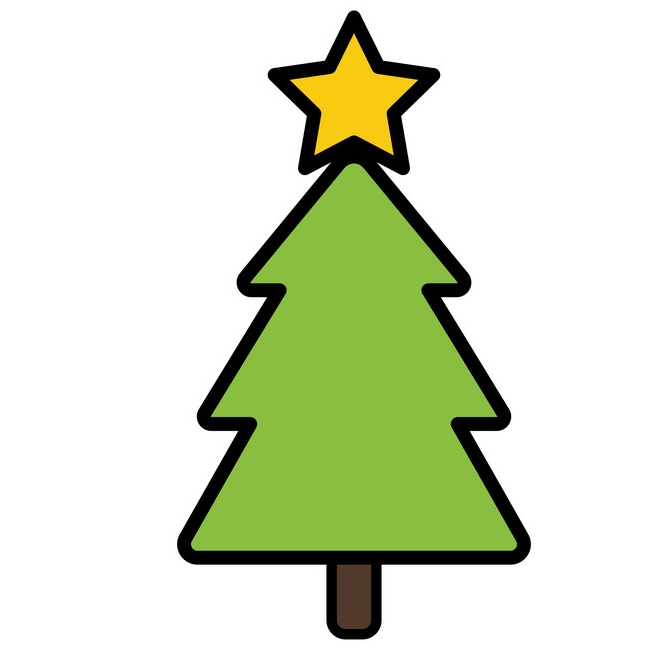
#> input picture light_painting/script/tree.jpg, 661 x 652 px
$ python canny.py   (older library calls are emulated)
#> lines starting #> are read from the running program, lines starting #| are printed output that depends on the picture; after the words box and inside, x2 and y2 are one past the last pixel; in counts of white or black regions, pixels touching at a corner belong together
import cv2
import numpy as np

# Read the original image
img = cv2.imread('tree.jpg')
#> img is the input picture: shape (652, 661, 3); mean B, G, R 199.7, 224.6, 216.3
img2 = cv2.imread('cube.png')
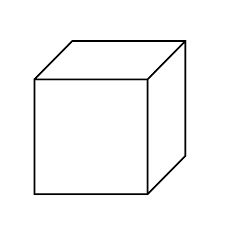
#> input picture light_painting/script/cube.png, 225 x 225 px
#> img2 is the input picture: shape (225, 225, 3); min 0, max 255, mean 247.4

# Display original image
cv2.imshow('Original', img)
cv2.imshow('Original2', img2)

# Convert to graycsale
img_gray = cv2.cvtColor(img, cv2.COLOR_BGR2GRAY)
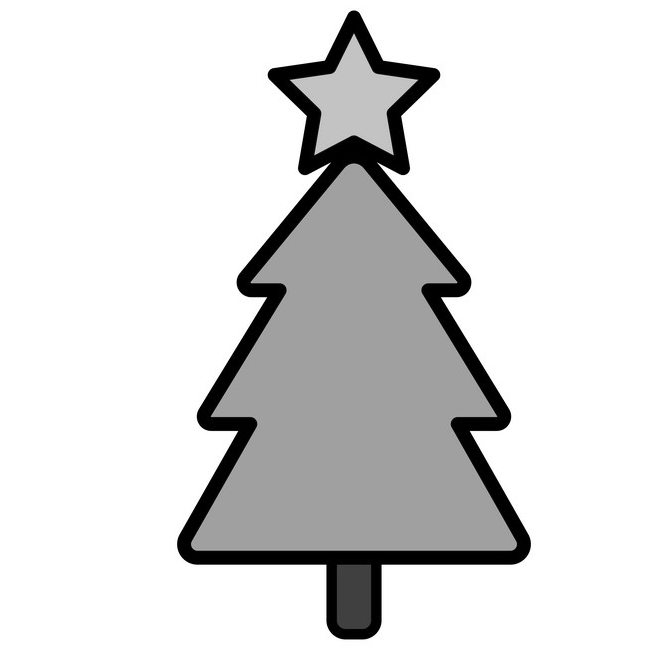
#> img_gray: shape (652, 661); min 0, max 255, mean 219.3
img2_gray = cv2.cvtColor(img2, cv2.COLOR_BGR2GRAY)

# Blur the image for better edge detection
img_blur = cv2.GaussianBlur(img_gray, (3,3), 0)
img2_blur = cv2.GaussianBlur(img2_gray, (3,3), 0)
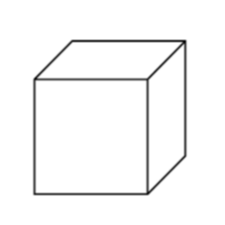
#> img2_blur: shape (225, 225); min 0, max 255, mean 247.4


# # Sobel Edge Detection
# sobel = cv2.Sobel(src=img_blur, ddepth=cv2.CV_64F, dx=1, dy=1, ksize=3) # Combined X and Y Sobel Edge Detection
# # Display Sobel Edge Detection Images
# cv2.imshow('Sobel X and Y', sobel)

# cv2.waitKey(0)
# cv2.destroyAllWindows()

# Canny
# Edge Detection
t1 = 100
t2 = 200
edges = cv2.Canny(image=img_blur, threshold1=t1, threshold2=t2) # Canny Edge Detection
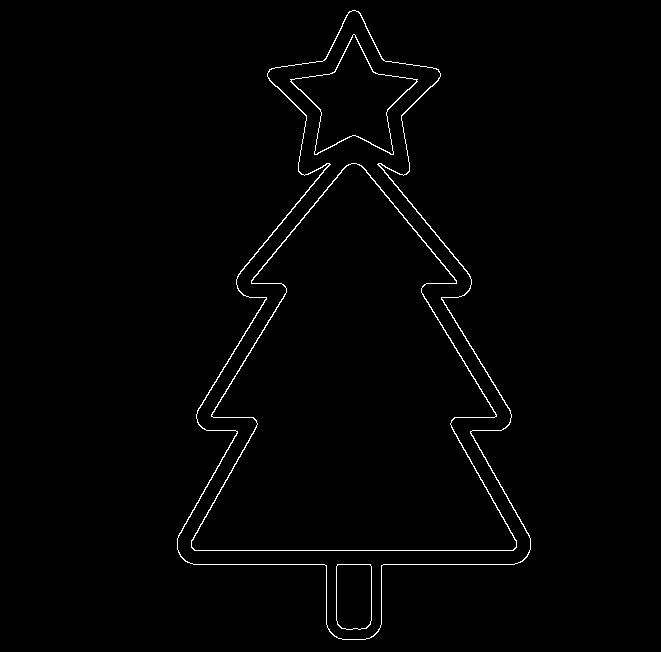
#> edges: shape (652, 661); 1.1% white in thin lines or dots, all inside (x1, y1, x2, y2) = (177, 10, 531, 640)
edges2 = cv2.Canny(image=img2_blur, threshold1=t1, threshold2=t2) # Canny Edge Detection
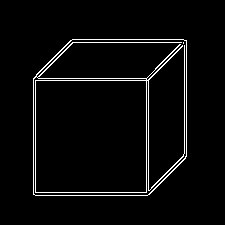
#> edges2: shape (225, 225); 3.5% white in thin lines or dots, all inside (x1, y1, x2, y2) = (33, 39, 187, 196)

# Display Canny Edge Detection Image
cv2.imshow('Tree, t1= ' + str(t1) + ", t2= " + str(t2), edges)
# cv2.imshow('Cube, t1= ' + str(t1) + ", t2= " + str(t2), edges2)
print(np.shape(edges))
#| (652, 661)

cv2.waitKey(0)

cv2.destroyAllWindows()
